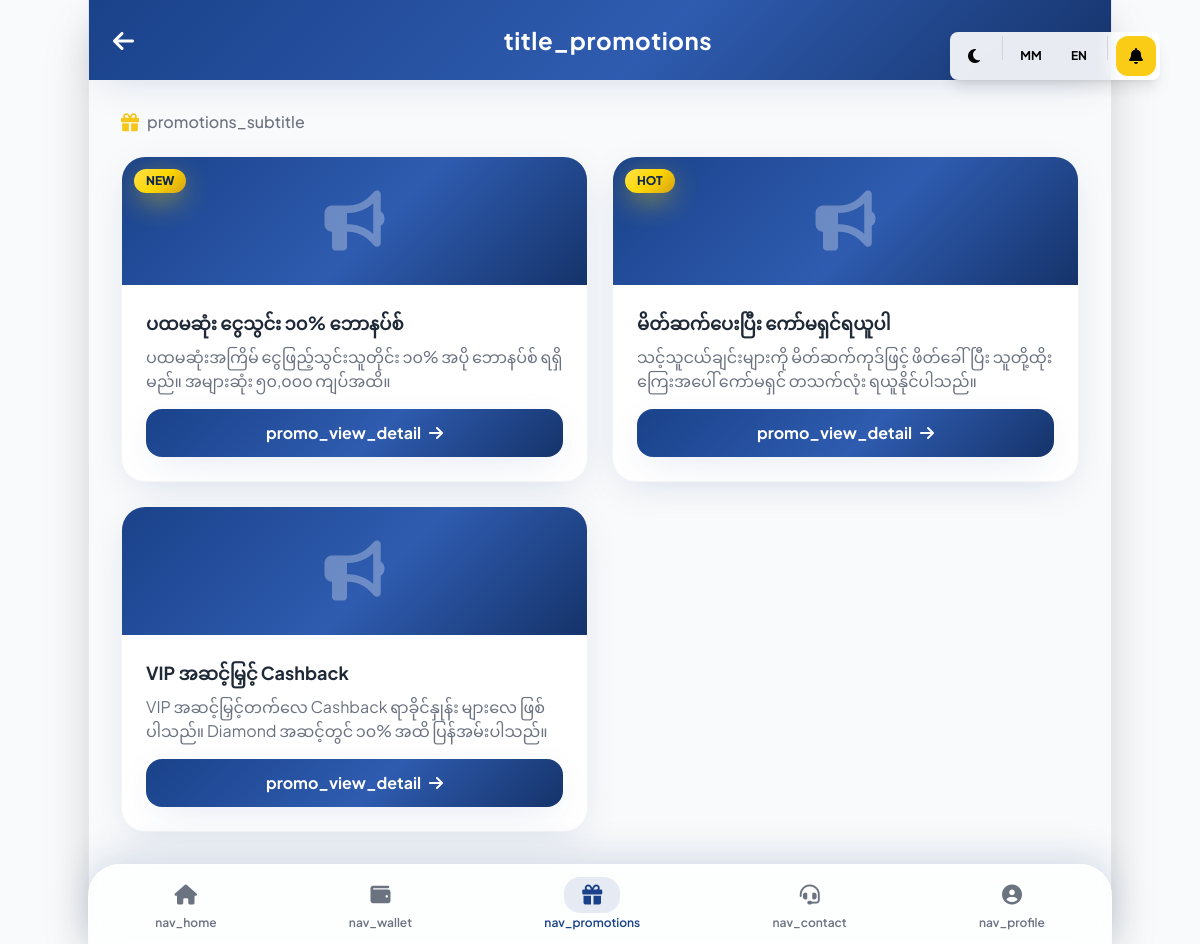
The app's page /promotions.php?lang=mm (signed in) with its own data.
### tables this page shows
CREATE TABLE IF NOT EXISTS `promotions` (
  `id` int(11) NOT NULL AUTO_INCREMENT,
  `title` varchar(150) NOT NULL,
  `description` text DEFAULT NULL,
  `image_url` varchar(255) DEFAULT NULL,
  `badge` varchar(40) DEFAULT NULL,
  `link_url` varchar(255) DEFAULT NULL,
  `is_active` tinyint(1) NOT NULL DEFAULT 1,
  `sort_order` int(11) NOT NULL DEFAULT 0,
  `created_at` timestamp NOT NULL DEFAULT current_timestamp(),
  PRIMARY KEY (`id`)
);

### lang/language.php (called while the page is built, shortened)
<?php
$current_lang = $_SESSION['lang'];
$lang_file = __DIR__ . "/{$current_lang}.php";
global $translations;
if (file_exists($lang_file)) {
    $translations = include($lang_file);
} elseif (file_exists(__DIR__ . "/mm.php")) {
    $translations = include(__DIR__ . "/mm.php");
} else {
    $translations = [];
}
function __($key) {
    global $translations;
    return $translations[$key] ?? $key;
}

### promotions.php (the view, shortened to what this page needs)
<?php
require_once __DIR__ . '/core/db_connect.php';
require_once __DIR__ . '/lang/language.php';
$promos = [];
$promo_res = $conn->query("SELECT title, description, image_url, badge, link_url FROM promotions WHERE is_active = 1 ORDER BY sort_order ASC, id DESC");
if ($promo_res) {
    $promos = $promo_res->fetch_all(MYSQLI_ASSOC);
}
require_once __DIR__ . '/includes/header.php';
?>
<body class="w-full md:max-w-4xl lg:max-w-5xl mx-auto min-h-screen bg-gray-50 md:shadow-2xl md:border-x border-gray-200 transition-all duration-300 pb-24 md:pb-28">
    <div class="bg-brand-gradient text-white flex items-center p-4 md:p-6 sticky top-0 z-20 shadow-card">
        <a href="index.php" class="mr-4 text-xl md:text-2xl w-6 md:w-10 hover:scale-110 transition-transform"><i class="fas fa-arrow-left"></i></a>
        <h1 class="text-xl md:text-2xl font-bold flex-1 text-center pr-6 md:pr-10 tracking-wide"><?= __('title_promotions') ?></h1>
    </div>
    <div class="px-4 md:px-8 pt-5 md:pt-7">
        <p class="text-gray-500 text-sm md:text-base font-medium mb-5 flex items-center">
            <i class="fas fa-gift text-gold-500 mr-2 text-lg"></i><?= __('promotions_subtitle') ?>
        </p>
        <?php if (count($promos) === 0): ?>
            <div class="bg-white rounded-3xl shadow-card border border-gray-100 p-10 text-center text-gray-400 mt-6">
                <i class="fas fa-box-open text-5xl mb-4 opacity-40"></i>
                <p class="font-bold text-sm md:text-base"><?= __('no_promotions') ?></p>
            </div>
        <?php else: ?>
            <div class="grid grid-cols-1 md:grid-cols-2 gap-4 md:gap-6">
                <?php foreach ($promos as $p): ?>
                    <div class="bg-white rounded-3xl shadow-card border border-gray-100 overflow-hidden card-hover animate-fadeUp flex flex-col">
                        <?php if (!empty($p['image_url'])): ?>
                            <div class="h-40 md:h-48 w-full overflow-hidden relative">
                                <img src="<?= htmlspecialchars($p['image_url']) ?>" alt="<?= htmlspecialchars($p['title']) ?>" class="w-full h-full object-cover">
                                <?php if (!empty($p['badge'])): ?>
                                    <span class="absolute top-3 left-3 bg-gold-gradient text-primary-900 text-[10px] md:text-xs font-extrabold px-3 py-1 rounded-full shadow-gold"><?= htmlspecialchars($p['badge']) ?></span>
                                <?php endif; ?>
                            </div>
                        <?php else: ?>
                            <div class="h-28 md:h-32 w-full bg-brand-gradient relative flex items-center justify-center">
                                <i class="fas fa-bullhorn text-white/30 text-6xl"></i>
                                <?php if (!empty($p['badge'])): ?>
                                    <span class="absolute top-3 left-3 bg-gold-gradient text-primary-900 text-[10px] md:text-xs font-extrabold px-3 py-1 rounded-full shadow-gold"><?= htmlspecialchars($p['badge']) ?></span>
                                <?php endif; ?>
                            </div>
                        <?php endif; ?>
                        <div class="p-5 md:p-6 flex-1 flex flex-col">
                            <h2 class="font-bold text-gray-800 text-base md:text-lg mb-2 leading-snug"><?= htmlspecialchars($p['title']) ?></h2>
                            <?php if (!empty($p['description'])): ?>
                                <p class="text-sm md:text-base text-gray-500 leading-relaxed flex-1"><?= nl2br(htmlspecialchars($p['description'])) ?></p>
                            <?php endif; ?>
                            <?php if (!empty($p['link_url'])): ?>
                                <a href="<?= htmlspecialchars(safe_url($p['link_url'])) ?>" class="mt-4 inline-flex items-center justify-center bg-brand-gradient text-white font-bold text-sm md:text-base py-2.5 md:py-3 rounded-2xl shadow-card hover:-translate-y-0.5 transition-all">
                                    <?= __('promo_view_detail') ?> <i class="fas fa-arrow-right ml-2"></i>
                                </a>
                            <?php endif; ?>
                        </div>
                    </div>
                <?php endforeach; ?>
            </div>
        <?php endif; ?>
    </div>
<?php require_once __DIR__ . '/includes/footer.php'; ?>

### includes/header.php (style rules this page uses)
body { font-family: 'Plus Jakarta Sans', 'Padauk', sans-serif; background-color: #f1f5fb; transition: background-color 0.3s ease; -webkit-font-smoothing: antialiased; text-rendering: optimizeLegibility; }
.bg-brand-gradient { background-image: linear-gradient(135deg, #1a428a 0%, #2f5cb0 55%, #15336a 100%); }
.bg-gold-gradient { background-image: linear-gradient(135deg, #ffe14d 0%, #ffd700 50%, #d4a017 100%); }
.card-hover { transition: transform .3s cubic-bezier(.4,0,.2,1), box-shadow .3s cubic-bezier(.4,0,.2,1); }

### records on screen
promotions: badge "NEW", title "ပထမဆုံး ငွေသွင်း ၁၀% ဘောနပ်စ်", description "ပထမဆုံးအကြိမ် ငွေဖြည့်သွင်းသူတိုင်း ၁၀% အပို ဘောနပ်စ် ရရှိမည်။ အများဆုံး ၅၀,၀၀၀ ကျပ်အထိ။"
promotions: badge "HOT", title "မိတ်ဆက်ပေးပြီး ကော်မရှင်ရယူပါ", description "သင့်သူငယ်ချင်းများကို မိတ်ဆက်ကုဒ်ဖြင့် ဖိတ်ခေါ်ပြီး သူတို့ထိုးကြေးအပေါ် ကော်မရှင် တသက်လုံး ရယူနိုင်ပါသည်။"
promotions: title "VIP အဆင့်မြှင့် Cashback", description "VIP အဆင့်မြှင့်တက်လေ Cashback ရာခိုင်နှုန်း များလေ ဖြစ်ပါသည်။ Diamond အဆင့်တွင် ၁၀% အထိ ပြန်အမ်းပါသည်။"

### other values on screen
__('title_promotions') "title_promotions"
__('promotions_subtitle') "promotions_subtitle"
__('nav_home') "nav_home"
__('nav_wallet') "nav_wallet"
__('nav_promotions') "nav_promotions"
__('nav_contact') "nav_contact"
__('nav_profile') "nav_profile"
